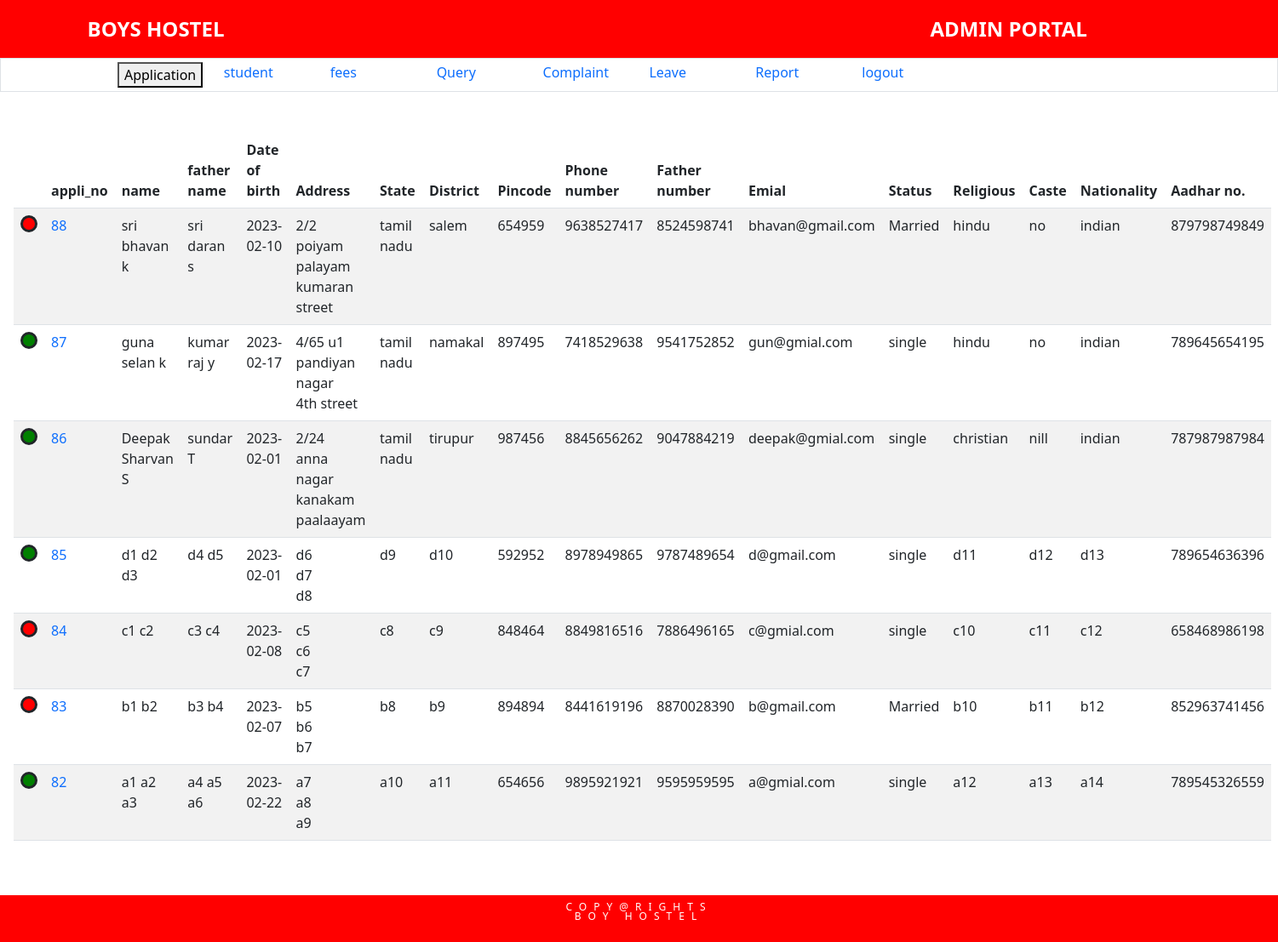
Page /admin/applicant.php (signed in) on the committed database.
### tables this page shows
CREATE TABLE `application` (
  `appli_no` int(5) NOT NULL,
  `SFName` text DEFAULT NULL,
  `SMName` text NOT NULL,
  `SLName` text DEFAULT NULL,
  `FFName` text DEFAULT NULL,
  `FMName` text NOT NULL,
  `FLName` varchar(30) DEFAULT NULL,
  `dob` date DEFAULT NULL,
  `house_no` varchar(20) DEFAULT NULL,
  `area` text DEFAULT NULL,
  `street` text DEFAULT NULL,
  `state` text DEFAULT NULL,
  `district` text DEFAULT NULL,
  `pincode` bigint(6) DEFAULT NULL,
  `Sphone` bigint(10) DEFAULT NULL,
  `Fphone` bigint(10) DEFAULT NULL,
  `email` varchar(50) DEFAULT NULL,
  `status` char(10) DEFAULT NULL,
  `religious` text DEFAULT NULL,
  `caste` text DEFAULT NULL,
  `nationality` text DEFAULT NULL,
  `aadhar` bigint(12) DEFAULT NULL
);

CREATE TABLE `selected` (
  `appli_no` int(11) NOT NULL,
  `boys` int(1) NOT NULL
);

### admin/applicant.php (the view, shortened to what this page needs)
<!DOCTYPE html>
<html lang="en">
<head>
    <link rel="stylesheet" href="../assets/css/bootstrap.min.css">
    <link rel="stylesheet" href="applicant.css">
</head>
<body>
<div class="container-fluid py-3 " id="header">
    <div class="container">
        <div class="row" id="row">
            <div class="col-4" style="font-weight:bold; font-size:150%;"><a href="../index.php" style="color:white;">BOYS HOSTEL</a></div>
            <div class="col-5"></div>
            <div class="col-3" style="font-weight:bold; font-size:150%;">ADMIN PORTAL</div>
        </div>
    </div>
</div>
<div class="container-fluid py-1 border ">
        <div class="row" id="row">
            <div class="col-1"></div>
            <div class="col-1" id="butten"><a href="applicant.php"><button>Application</button></a></div>
            <div class="col-1"><a href="stud_details.php">student</a></div>
            <div class="col-1"><a href="fees_details.php">fees</a></div>
            <div class="col-1"><a href="adquery.php">Query</a></div>
            <div class="col-1"><a href="adcompliant.php">Complaint</a></div>
            <div class="col-1"><a href="adleave.php">Leave</a></div>
            <div class="col-1"><a href="adreport.php">Report</a></div>
            <div class="col-1"><a href="../html/logout.php">logout</a></div>
        </div>
</div>
<div class="contaier py-5">
<?php
include('../include/dbconnection.php');
$query = mysqli_query($con, 'select * from application order by appli_no desc');
?>
<div class="container-fluid mx-1">
    <table class="table table-striped table-hover">
        <thead>
            <th></th>
            <th>appli_no</th>
            <th>name</th>
            <th>father name</th>
            <th>Date of birth</th>
            <th>Address</th>
            <th>State</th>
            <th>District</th>
            <th>Pincode</th>
            <th>Phone number</th>
            <th>Father number</th>
            <th>Emial</th>
            <th>Status</th>
            <th>Religious</th>
            <th>Caste</th>
            <th>Nationality</th>
            <th>Aadhar no.</th>
        </thead>
        <tbody>
            <?php
            while ($row = mysqli_fetch_assoc($query)) {
                $id = $row['appli_no'];
                ?>
                <tr>
                    <td>
                        <?php
                            $query2 = mysqli_query($con,"select * from selected where appli_no = $id");
                            while ($row2 = mysqli_fetch_assoc($query2)) {
                                if ($row2['boys'] == 1) {
                                    echo '<div class="circle" style = "height:20px; width:20px;background-color:green;border-radius:50px;border-style:solid;"></div>';
                                }
                                elseif ($row2['boys'] == 0) {
                                    echo '<div class="circle" style = "height:20px; width:20px;background-color:red;border-radius:50px;border-style:solid;"></div>';
                                }
                                else {
                                    echo '<div class="circle" style = "height:20px; width:20px;border-radius:50px;border-style:solid;"></div>';
                                }
                            }
                        ?>
                    </td>
                    <td>
                        <a href="../include/indiual.php?appli_no=<?php echo $row['appli_no']; ?>">
                        <?php echo $row['appli_no']; ?>
                        </a>
                    </td>
                    <td>
                        <?php echo $row['SFName'].' '. $row['SMName'].' '.$row['SLName']; ?>
                    </td>
                    <td>
                        <?php echo $row['FFName'].' '. $row['FMName'].' '.$row['FLName']; ?>
                    </td>
                    <td>
                        <?php echo $row['dob']; ?>
                    </td>
                    <td>
                        <?php echo $row['house_no'].'<br>'. $row['area'].'<br>'. $row['street']; ?>
                    </td>
                    <td>
                        <?php echo $row['state']; ?>
                    </td>
                    <td>
                        <?php echo $row['district']; ?>
                    </td>
                    <td>
                        <?php echo $row['pincode']; ?>
                    </td>
                    <td>
                        <?php echo $row['Sphone']; ?>
                    </td>
                    <td>
                        <?php echo $row['Fphone']; ?>
                    </td>
                    <td>
                        <?php echo $row['email']; ?>
                    </td>
                    <td>
                        <?php echo $row['status']; ?>
                    </td>
                    <td>
                        <?php echo $row['religious']; ?>
                    </td>
                    <td>
                        <?php echo $row['caste']; ?>
                    </td>
                    <td>
                        <?php echo $row['nationality']; ?>
                    </td>
                    <td>
                        <?php echo $row['aadhar']; ?>
                    </td>
                </tr>
            <?php } ?>
        </tbody>
    </table>
    </div>
</div>
<div class="container-fluid p-2" id="footer">
    <p>COPY@RIGHTS<BR>BOY HOSTEL</p>
</div>
</body>
</html>

### admin/applicant.css (style rules this page uses)
#header { background-color: red; color: white; height: auto; }
#footer { background-color: red; text-align: center; font-weight: lighter; color: white; line-height: 95%; font-size: 75%; }
#footer p { letter-spacing: 8px; text-align: center; }
a { text-decoration: none; }

### rows in the picture
application: appli_no "88", SFName "sri", SMName "bhavan", SLName "k", FFName "sri", FMName "daran", FLName "s", dob "2023-02-10", house_no "2/2", area "poiyam palayam", street "kumaran street", state "tamil nadu", district "salem", pincode "654959", Sphone "9638527417", Fphone "8524598741", email "bhavan@gmail.com", status "Married", religious "hindu", caste "no", nationality "indian", aadhar "879798749849"
selected: boys 0 (drawn)
application: appli_no "87", SFName "guna", SMName "selan", SLName "k", FFName "kumar", FMName "raj", FLName "y", dob "2023-02-17", house_no "4/65 u1", area "pandiyan nagar", street "4th street", state "tamil nadu", district "namakal", pincode "897495", Sphone "7418529638", Fphone "9541752852", email "gun@gmial.com", status "single", religious "hindu", caste "no", nationality "indian", aadhar "789645654195"
selected: boys 1 (drawn)
application: appli_no "86", SFName "Deepak", SMName "Sharvan", SLName "S", FFName "sundar", FLName "T", dob "2023-02-01", house_no "2/24", area "anna nagar", street "kanakam paalaayam", state "tamil nadu", district "tirupur", pincode "987456", Sphone "8845656262", Fphone "9047884219", email "deepak@gmial.com", status "single", religious "christian", caste "nill", nationality "indian", aadhar "787987987984"
selected: boys 1 (drawn)
application: appli_no "85", SFName "d1", SMName "d2", SLName "d3", FFName "d4", FLName "d5", dob "2023-02-01", house_no "d6", area "d7", street "d8", state "d9", district "d10", pincode "592952", Sphone "8978949865", Fphone "9787489654", email "d@gmail.com", status "single", religious "d11", caste "d12", nationality "d13", aadhar "789654636396"
selected: boys 1 (drawn)
application: appli_no "84", SFName "c1", SLName "c2", FFName "c3", FLName "c4", dob "2023-02-08", house_no "c5", area "c6", street "c7", state "c8", district "c9", pincode "848464", Sphone "8849816516", Fphone "7886496165", email "c@gmial.com", status "single", religious "c10", caste "c11", nationality "c12", aadhar "658468986198"
selected: boys 0 (drawn)
application: appli_no "83", SFName "b1", SLName "b2", FFName "b3", FLName "b4", dob "2023-02-07", house_no "b5", area "b6", street "b7", state "b8", district "b9", pincode "894894", Sphone "8441619196", Fphone "8870028390", email "b@gmail.com", status "Married", religious "b10", caste "b11", nationality "b12", aadhar "852963741456"
selected: boys 0 (drawn)
application: appli_no "82", SFName "a1", SMName "a2", SLName "a3", FFName "a4", FMName "a5", FLName "a6", dob "2023-02-22", house_no "a7", area "a8", street "a9", state "a10", district "a11", pincode "654656", Sphone "9895921921", Fphone "9595959595", email "a@gmial.com", status "single", religious "a12", caste "a13", nationality "a14", aadhar "789545326559"
selected: boys 1 (drawn)
